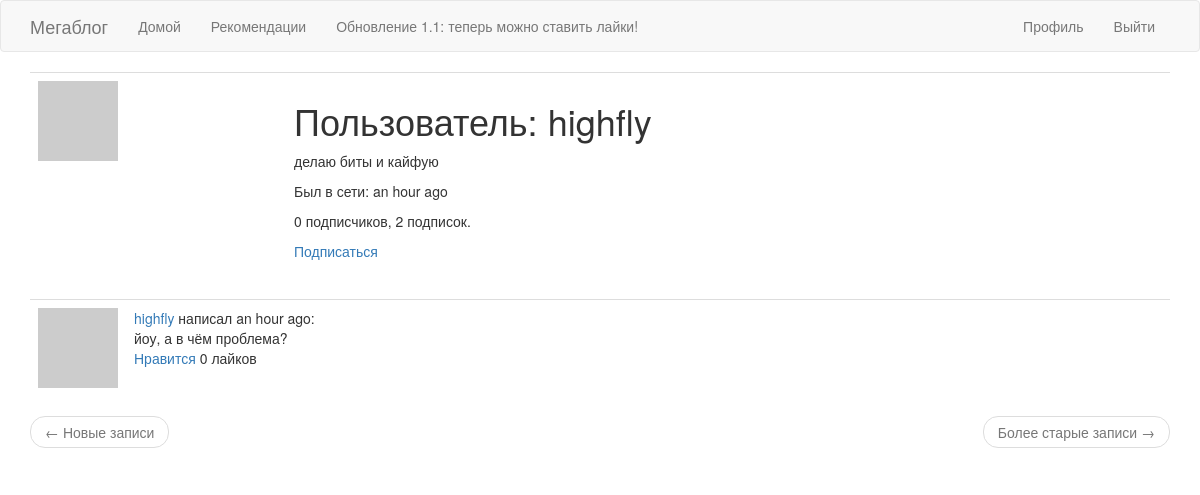
The page /user/highfly (signed in) on the database its author committed.
### app/models.py (models this page shows, shortened)
class User(UserMixin, db.Model):
    id = db.Column(db.Integer, primary_key=True)
    username = db.Column(db.String(64), index=True, unique=True)
    email = db.Column(db.String(120), index=True, unique=True)
    password_hash = db.Column(db.String(128))
    posts = db.relationship('Post', backref='author', lazy='dynamic')
    about_me = db.Column(db.String(140))
    last_seen = db.Column(db.DateTime, default=datetime.utcnow)
    followed = db.relationship(
        'User', secondary=followers,
        primaryjoin=(followers.c.follower_id == id),
        secondaryjoin=(followers.c.followed_id == id),
        backref=db.backref('followers', lazy='dynamic'), lazy='dynamic')
    liked = db.relationship(
        'PostLike',
        foreign_keys='PostLike.user_id',
        backref='user', lazy='dynamic')
    def avatar(self, size):
        digest = md5(self.email.lower().encode('utf-8')).hexdigest()
        return 'https://www.gravatar.com/avatar/{}?d=identicon&s={}'.format(
            digest, size)
    def is_following(self, user):
        return self.followed.filter(
            followers.c.followed_id == user.id).count() > 0
    def has_liked_post(self, post):
        return PostLike.query.filter(
            PostLike.user_id == self.id,
            PostLike.post_id == post.id).count() > 0

class Post(db.Model):
    id = db.Column(db.Integer, primary_key=True)
    body = db.Column(db.String(140))
    timestamp = db.Column(db.DateTime, index=True, default=datetime.utcnow)
    user_id = db.Column(db.Integer, db.ForeignKey('user.id'))
    likes = db.relationship('PostLike', backref='post', lazy='dynamic')

### app/routes.py (the view)
@app.route('/user/<username>')
@login_required
def user(username):
    user = User.query.filter_by(username=username).first_or_404()
    page = request.args.get('page', 1, type=int)
    posts = user.posts.order_by(Post.timestamp.desc()).paginate(
        page, app.config['POSTS_PER_PAGE'], False)
    next_url = url_for('user', username=user.username, page=posts.next_num) \
        if posts.has_next else None
    prev_url = url_for('user', username=user.username, page=posts.prev_num) \
        if posts.has_prev else None
    return render_template('user.html', user=user, posts=posts.items,
                            next_url=next_url, prev_url=prev_url)

### app/models.py (called while the page is built)
@login.user_loader
def load_user(id):
    return User.query.get(int(id))

### app/routes.py (called while the page is built)
@app.before_request
def before_request():
    if current_user.is_authenticated:
        current_user.last_seen = datetime.utcnow()
        db.session.commit()

### app/templates/user.html
{% extends "base.html" %}
{% block app_content %}
    <table class="table table-hover">
        <tr>
            <td width="256px"><img src="{{ user.avatar(256) }}"></td>
            <td>
                <h1>Пользователь: {{ user.username }}</h1>
                {% if user.about_me %}<p>{{ user.about_me }}</p>{% endif %}
                {% if user.last_seen %}
                <p>Был в сети: {{ moment(user.last_seen).fromNow() }}</p>
                {% endif %}
                <p>{{ user.followers.count() }} подписчиков, {{ user.followed.count() }} подписок.</p>
                {% if user == current_user %}
                <p><a href="{{ url_for('edit_profile') }}">Редактировать информацию о себе</a></p>
                {% elif not current_user.is_following(user) %}
                <p><a href="{{ url_for('follow', username=user.username) }}">Подписаться</a></p>
                {% else %}
                <p><a href="{{ url_for('unfollow', username=user.username) }}">Отписаться</a></p>
                {% endif %}
            </td>
        </tr>
    </table>
    {% for post in posts %}
        {% include '_post.html' %}
    {% endfor %}
    <nav aria-label="...">
        <ul class="pager">
            <li class="previous{% if not prev_url %} disabled{% endif %}">
                <a href="{{ prev_url or '#' }}">
                    <span aria-hidden="true">&larr;</span> Новые записи
                </a>
            </li>
            <li class="next{% if not next_url %} disabled{% endif %}">
                <a href="{{ next_url or '#' }}">
                    Более старые записи <span aria-hidden="true">&rarr;</span>
                </a>
            </li>
        </ul>
    </nav>
{% endblock %}

### app/templates/_post.html
<table class="table table-hover">
    <tr>
        <td width="70px">
            <a href="{{ url_for('user', username=post.author.username) }}">
                <img src="{{ post.author.avatar(70) }}" />
            </a>
        </td>
        <td>
            <a href="{{ url_for('user', username=post.author.username) }}">
                {{ post.author.username }}
            </a>
            написал {{ moment(post.timestamp).fromNow() }}:
            <br>
            {{ post.body }}
            <br>
            {% if current_user.has_liked_post(post) %}
                <a href="{{ url_for('like_action', post_id=post.id, action='unlike') }}">Больше не нравится</a>
            {% else %}
                <a href="{{ url_for('like_action', post_id=post.id, action='like') }}">Нравится</a>
            {% endif %}
            {{ post.likes.count() }} лайков
        </td>
    </tr>
</table>

### rows shown on the page
User: username "highfly", about_me "делаю биты и кайфую", last_seen "an hour ago"
Post: author.username "highfly", timestamp "an hour ago", body "йоу, а в чём проблема?", likes.count "0"

### other values the page prints
{{ user.followers.count() }} "0"
{{ user.followed.count() }} "2"
